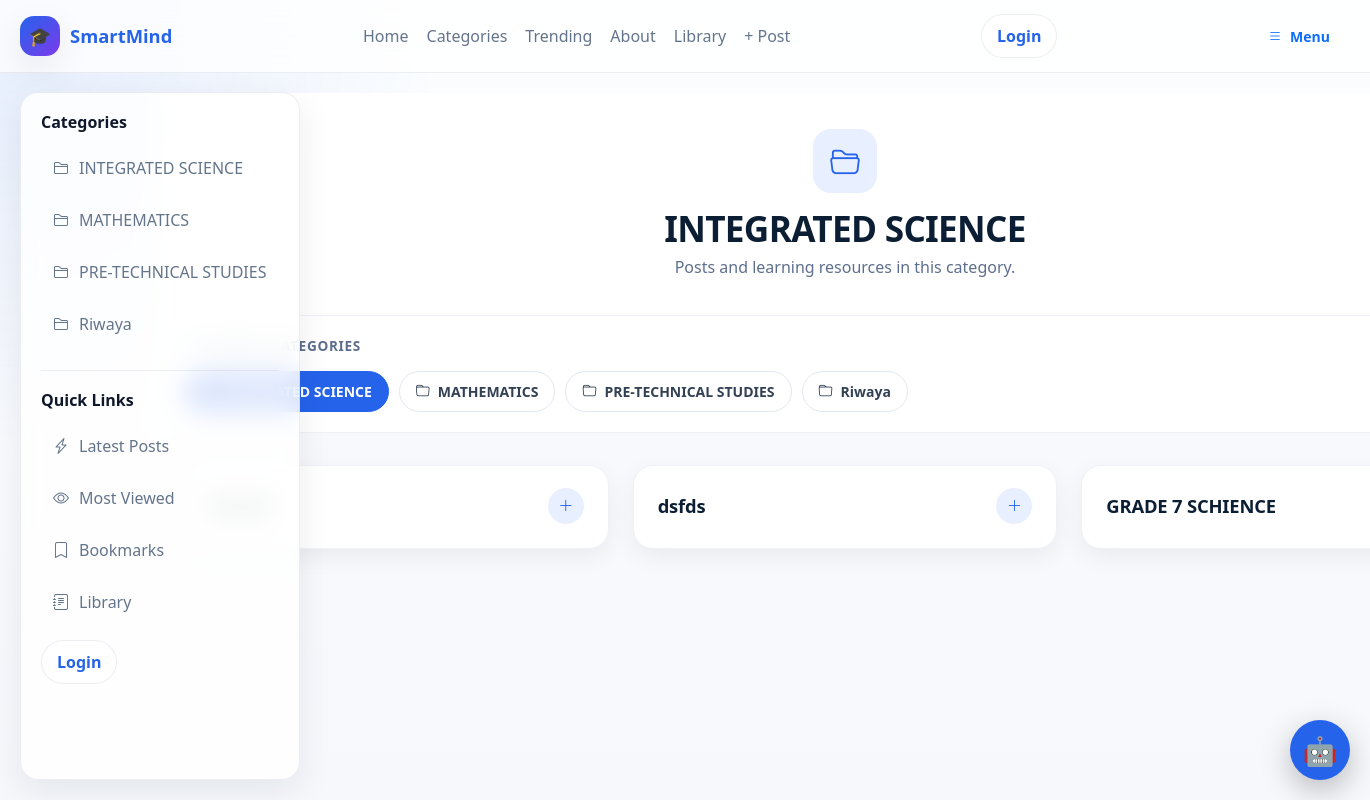
Screenshot of /category/integrated-science/ with the database file from the repository.
### blog/models.py (models this page shows, shortened)
class Category(models.Model):
    name = models.CharField(
        max_length=100,
        unique=True
    )
    slug = models.SlugField(
        max_length=110,
        unique=True,
        blank=True
    )
    class Meta:
        verbose_name_plural = "Categories"
        ordering = ["name"]

class Post(models.Model):
    STATUS_CHOICES = [
        ("draft", "Draft"),
        ("published", "Published"),
    ]
    title = models.CharField(
        max_length=200
    )
    slug = models.SlugField(
        max_length=200,
        unique=True,
        blank=True
    )
    category = models.ForeignKey(
        Category,
        on_delete=models.CASCADE
    )
    tags = models.ManyToManyField(
        Tag,
        blank=True
    )
    excerpt = models.TextField(
        max_length=500
    )
    content = CKEditor5Field(
        "Content",
        config_name="default"
    )
    school = models.ForeignKey(
        "schools.School",
        on_delete=models.CASCADE,
        related_name="posts",
        null=True,
        blank=True
    )
    target_classes = models.ManyToManyField(
        "schools.SchoolClass",
        blank=True,
        related_name="posts"
    )
    author = models.ForeignKey(
        User,
        on_delete=models.CASCADE,
        related_name="posts"
    )
    approved = models.BooleanField(
        default=False
    )
    is_featured = models.BooleanField(
        default=False
    )
    video = models.FileField(
        upload_to="videos/",
        blank=True,
        null=True
    )
    youtube_url = models.URLField(
        blank=True,
        null=True
    )
    view_count = models.PositiveIntegerField(
        default=0
    )
    likes = models.ManyToManyField(
        User,
        related_name="liked_posts",
        blank=True
    )
    status = models.CharField(
        max_length=10,
        choices=STATUS_CHOICES,
        default="draft"
    )
    created_at = models.DateTimeField(
        auto_now_add=True
    )
    updated_at = models.DateTimeField(
        auto_now=True
    )
    visible_to_all = models.BooleanField(
        default=False
    )
    class Meta:
        ordering = ["-created_at"]
        indexes = [
            models.Index(
                fields=["school"]
            ),
            models.Index(
                fields=["status", "approved"]
            ),
        ]

### blog/views.py (the view)
def category_post(request, slug):
    category = get_object_or_404(
        Category,
        slug=slug
    )
    posts_qs = (
        Post.objects
        .filter(
            category=category
        )
        .select_related(
            "author",
            "category",
            "school",
        )
        .prefetch_related(
            "tags",
            "images",
            "attachments",          # <-- NEW
            "likes",
        )
        .order_by(
            "-created_at"
        )
    )
    posts = []
    for post in posts_qs:
        comments = list(
            Comment.objects
            .filter(
                post=post
            )
            .select_related(
                "author"
            )
            .prefetch_related(
                "liked_by"
            )
            .order_by(
                "created_at"
            )
        )
        if request.user.is_authenticated:
            user_id = request.user.pk
            for comment in comments:
                comment.likes_count = (
                    comment.liked_by.count()
                )
                comment.liked_by_current_user = (
                    comment.liked_by
                    .filter(pk=user_id)
                    .exists()
                )
        else:
            for comment in comments:
                comment.likes_count = (
                    comment.liked_by.count()
                )
                comment.liked_by_current_user = False
        if request.user.is_authenticated:
            is_liked = (
                post.likes
                .filter(pk=request.user.pk)
                .exists()
            )
        else:
            is_liked = False
        likes_count = post.likes.count()
        comments_count = Comment.objects.filter(
            post=post
        ).count()
        views_count = post.view_count
        can_edit = can_manage_post(
            request,
            post
        )
        can_delete = can_edit
        post.category_name = (
            post.category.name
            if post.category
            else ""
        )
        post.comments_list = comments
        post.comments_count = comments_count
        post.likes_count = likes_count
        post.views_count = views_count
        post.is_liked = is_liked
        post.can_edit = can_edit
        post.can_delete = can_delete
        posts.append(post)
    categories = (
        Category.objects
        .all()
        .order_by("name")
    )
    context = {
        "category": category,
        "posts": posts,
        "categories": categories,
    }
    return render(
        request,
        "category_post.html",
        context
    )

### accounts/models.py (called while the page is built)
    @property
    def full_name(self):
        return self.get_full_name() or self.username

    def __str__(self):
        return f"{self.full_name} ({self.role})"

### blog/views.py (called while the page is built)
def get_user_role(request):
    return getattr(
        request.user,
        "role",
        None
    )

def can_manage_post(
    request,
    post
):
    user_role = get_user_role(request)
    return (
        request.user.is_authenticated
        and (
            request.user.is_superuser
            or user_role == "school_admin"
            or (
                user_role == "teacher"
                and post.author_id == request.user.pk
            )
        )
    )

### blog/templates/category_post.html (shortened to what this page needs)
{% extends "base.html" %}
{% load static %}
{% block content %}
<div class="category-page">
    <header class="category-header">
        <div class="category-header-inner">
            <div class="category-title">
                <div class="category-icon">
                    <i class="bi bi-folder2-open"></i>
                </div>
                <div class="category-heading">
                    <h1>
                        {{ category.name }}
                    </h1>
                    <p>
                        Posts and learning resources in this category.
                    </p>
                </div>
            </div>
        </div>
    </header>
    {% if categories %}
        <section class="categories-section">
            <div class="categories-inner">
                <div class="section-label">
                    <i class="bi bi-collection"></i>
                    <span>
                        Browse Categories
                    </span>
                </div>
                <nav
                    class="categories"
                    aria-label="Browse categories"
                >
                    {% for cat in categories %}
                        <a
                            href="{% url 'blog:category_post' cat.slug %}"
                            class="category-chip {% if cat.id == category.id %}active{% endif %}"
                        >
                            <i class="bi bi-folder"></i>
                            <span>
                                {{ cat.name }}
                            </span>
                        </a>
                    {% endfor %}
                </nav>
            </div>
        </section>
    {% endif %}
    <main class="posts-container">
        {% if posts %}
            <div
                class="posts"
                id="postsGrid"
            >
                {% for post in posts %}
                    <article
                        class="post"
                        data-post-id="{{ post.id }}"
                    >
                        <div class="post-body">
                            <details>
                                <summary>
                                    <span class="post-title">
                                        {{ post.title }}
                                    </span>
                                    <span
                                        class="expand-icon"
                                        aria-hidden="true"
                                    >
                                        <i class="bi bi-plus-lg"></i>
                                    </span>
                                </summary>
                            </details>
                        </div>
                    </article>
                {% endfor %}
            </div>
        {% endif %}
    </main>
</div>
{% endblock %}

### blog/templates/base.html (shortened to what this page needs)
{% load static %}
<!DOCTYPE html>
<html lang="en">
<head>
    <link href="https://cdn.jsdelivr.net/npm/bootstrap@5.3.7/dist/css/bootstrap.min.css" rel="stylesheet">
    <link rel="stylesheet" href="https://cdn.jsdelivr.net/npm/bootstrap-icons@1.11.3/font/bootstrap-icons.min.css">
    <link rel="stylesheet" href="{% static 'smartmind_ai/chatbot.css' %}">
    <link rel="stylesheet" href="{% static 'django_ckeditor_5/dist/styles.css' %}">
</head>
<body>
<div class="site-shell">
    <header class="site-navbar">
        <div class="nav-inner">
            <a href="{% url 'dashboard' %}" class="brand">
                <span class="brand-badge">🎓</span>
                <span>SmartMind</span>
            </a>
            <nav class="nav-links" aria-label="Main navigation">
                {% if user.is_authenticated %}
                    <a href="{% url 'dashboard' %}">Home</a>
                {% else %}
                    <a href="{% url 'blog:home' %}">Home</a>
                {% endif %}
                <a href="#">Categories</a>
                <a href="#">Trending</a>
                <a href="#">About</a>
                <a href="{% url 'library:home' %}">Library</a>
                <a href="{% url 'blog:add_post' %}">+ Post</a>
            </nav>
            <div class="user-box">
                {% if user.is_authenticated %}
                    <span>Hi, <strong>{{ user.username }}</strong></span>
                    <form action="{% url 'logout' %}" method="post" class="m-0">
                        {% csrf_token %}
                        <button type="submit" class="btn-pill">Logout</button>
                    </form>
                {% else %}
                    <a href="{% url 'login' %}" class="btn-pill">Login</a>
                {% endif %}
            </div>
            <button class="btn btn-outline-primary mobile-menu-btn"
                    type="button"
                    data-bs-toggle="offcanvas"
                    data-bs-target="#mobileSidebar"
                    aria-controls="mobileSidebar">
                <i class="bi bi-list"></i> Menu
            </button>
        </div>
    </header>
    <div class="layout">
        <aside class="sidebar d-none d-lg-block">
            <div class="sidebar-section">
                <h3>Categories</h3>
                <div class="sidebar-links">
                    {% for category in categories %}
                        <a href="{% url 'blog:category_post' category.slug %}">
                            <i class="bi bi-folder2"></i>
                            <span>{{ category.name }}</span>
                        </a>
                    {% empty %}
                        <p class="text-muted mb-0">No categories available.</p>
                    {% endfor %}
                </div>
            </div>
            <div class="sidebar-section">
                <h3>Quick Links</h3>
                <div class="sidebar-links">
                    <a href="#"><i class="bi bi-lightning-charge"></i><span>Latest Posts</span></a>
                    <a href="#"><i class="bi bi-eye"></i><span>Most Viewed</span></a>
                    <a href="#"><i class="bi bi-bookmark"></i><span>Bookmarks</span></a>
                    <a href="{% url 'library:home' %}"><i class="bi bi-journal-text"></i><span>Library</span></a>
                </div>
                <div class="user-box mt-3">
                    {% if user.is_authenticated %}
                        <span>Hi, <strong>{{ user.username }}</strong></span>
                        <form action="{% url 'logout' %}" method="post" class="m-0">
                            {% csrf_token %}
                            <button type="submit" class="btn-pill">Logout</button>
                        </form>
                    {% else %}
                        <a href="{% url 'login' %}" class="btn-pill">Login</a>
                    {% endif %}
                </div>
            </div>
        </aside>
        <main>
            <div class="content-wrap">
                {% block content %}{% endblock %}
            </div>
        </main>
    </div>
</div>
{% include "smartmind_ai/chatbot.html" %}
</body>
</html>

### blog/templates/base.html (style rules this page uses)
:root { --bg: #f6f8fc; --surface: rgba(255, 255, 255, 0.82); --surface-solid: #ffffff; --text: #0f172a; --muted: #64748b; --primary: #2563eb; --primary-2: #1d4ed8; --border: rgba(148, 163, 184, 0.18); --shadow: 0 12px 35px rgba(15, 23, 42, 0.08); --radius: 18px; --navbar-h: 72px; --sidebar-w: 280px; --layout-pad: 20px; }
* { box-sizing: border-box; }
html { scroll-behavior: smooth; }
body { margin: 0; font-family: system-ui, -apple-system, BlinkMacSystemFont, "Segoe UI", sans-serif; background: radial-gradient(circle at top left, rgba(37, 99, 235, 0.10), transparent 28%), linear-gradient(180deg, #fbfdff 0%, var(--bg) 100%); color: var(--text); overflow-x: hidden; }
a { text-decoration: none; }
.site-shell { min-height: 100vh; display: flex; flex-direction: column; }
.site-navbar { position: sticky; top: 0; z-index: 1030; backdrop-filter: blur(16px); background: rgba(255, 255, 255, 0.76); border-bottom: 1px solid var(--border); }
.nav-inner { max-width: 1400px; margin: 0 auto; padding: 14px 20px; display: flex; align-items: center; justify-content: space-between; gap: 16px; }
.brand { display: flex; align-items: center; gap: 10px; font-weight: 800; color: var(--primary); font-size: 1.15rem; white-space: nowrap; }
.brand-badge { width: 40px; height: 40px; display: grid; place-items: center; border-radius: 14px; background: linear-gradient(135deg, var(--primary), #7c3aed); color: #fff; box-shadow: var(--shadow); }
.nav-links { display: flex; align-items: center; gap: 18px; flex-wrap: wrap; }
.nav-links a { color: var(--muted); font-weight: 500; transition: color 0.2s ease; }
.user-box { display: flex; align-items: center; gap: 12px; color: var(--muted); }
.btn-pill { border: 1px solid var(--border); background: var(--surface-solid); color: var(--primary); padding: 9px 15px; border-radius: 999px; font-weight: 600; transition: all 0.2s ease; }
.mobile-menu-btn { display: none; }
.layout { display: flex; align-items: flex-start; width: 100%; padding: var(--layout-pad); flex: 1; }
.sidebar { position: fixed; top: calc(var(--navbar-h) + var(--layout-pad)); left: var(--layout-pad); width: var(--sidebar-w); height: calc(100vh - var(--navbar-h) - (var(--layout-pad) * 2)); overflow-y: auto; background: var(--surface); backdrop-filter: blur(14px); border: 1px solid var(--border); border-radius: var(--radius); box-shadow: var(--shadow); padding: 20px; }
.sidebar-section + .sidebar-section { margin-top: 24px; padding-top: 20px; border-top: 1px solid var(--border); }
.sidebar h3 { margin: 0 0 14px; font-size: 1rem; font-weight: 700; }
.sidebar-links { display: grid; gap: 8px; }
.sidebar-links a { display: flex; align-items: center; gap: 10px; padding: 10px 12px; border-radius: 12px; color: var(--muted); transition: background 0.2s ease, color 0.2s ease, transform 0.2s ease; }
main { flex: 1; margin-left: calc(var(--sidebar-w) + var(--layout-pad) + 20px); min-width: 0; padding: 0; }
.content-wrap { background: transparent; min-width: 0; }

### rows the page displays
Category: name "INTEGRATED SCIENCE"
Category: name "MATHEMATICS"
Category: name "PRE-TECHNICAL STUDIES"
Category: name "Riwaya"
Post: title "dsfds"
Post: title "GRADE 7 SCHIENCE"
